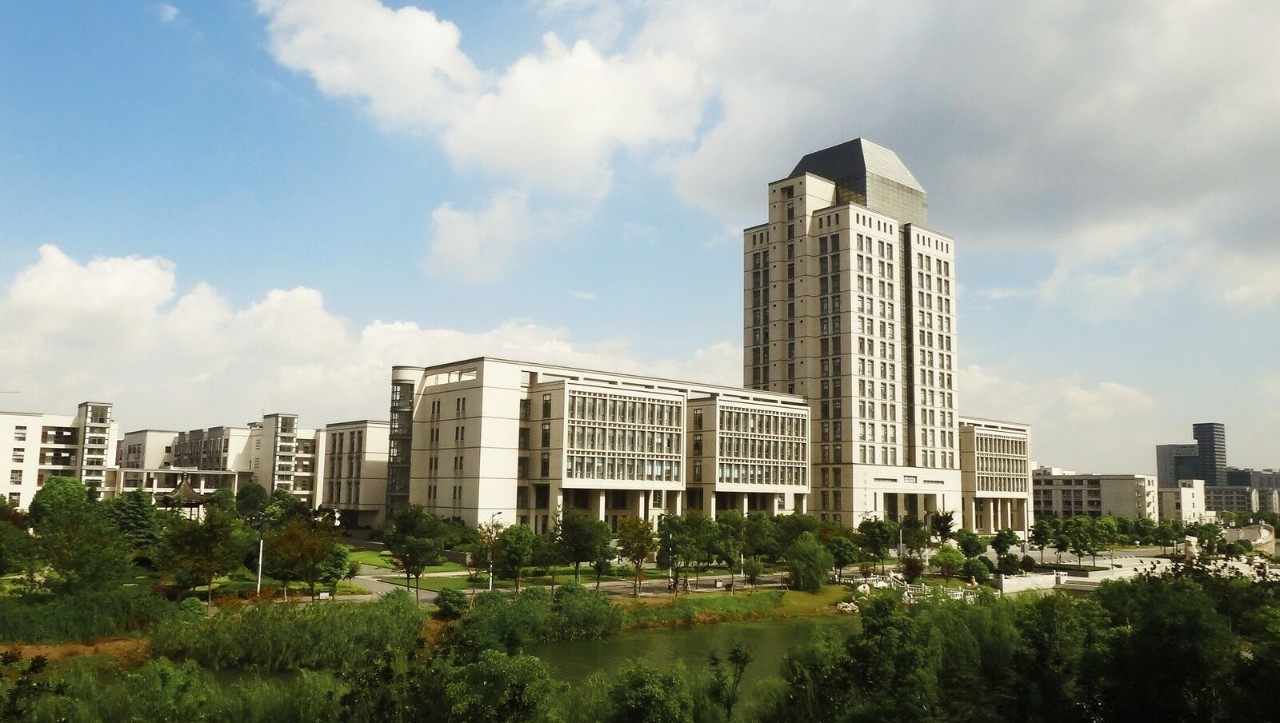
#> input picture pictures/JNU.bmp, 1280 x 723 px
$ python -i Effect.py   (imports and definitions only)
#> lines starting #> are read from the running program, lines starting #| are printed output that depends on the picture
#> further down, picture is the input picture: shape (723, 1280, 3); mean B, G, R 140.8, 151.9, 144.8
import cv2
import numpy as np


# 图像效果类
class ImgEffects:
    def __init__(self, img) -> None:
        self.src = img  # 原图
        self.gray = cv2.cvtColor(self.src, cv2.COLOR_BGR2GRAY)  # 灰度图
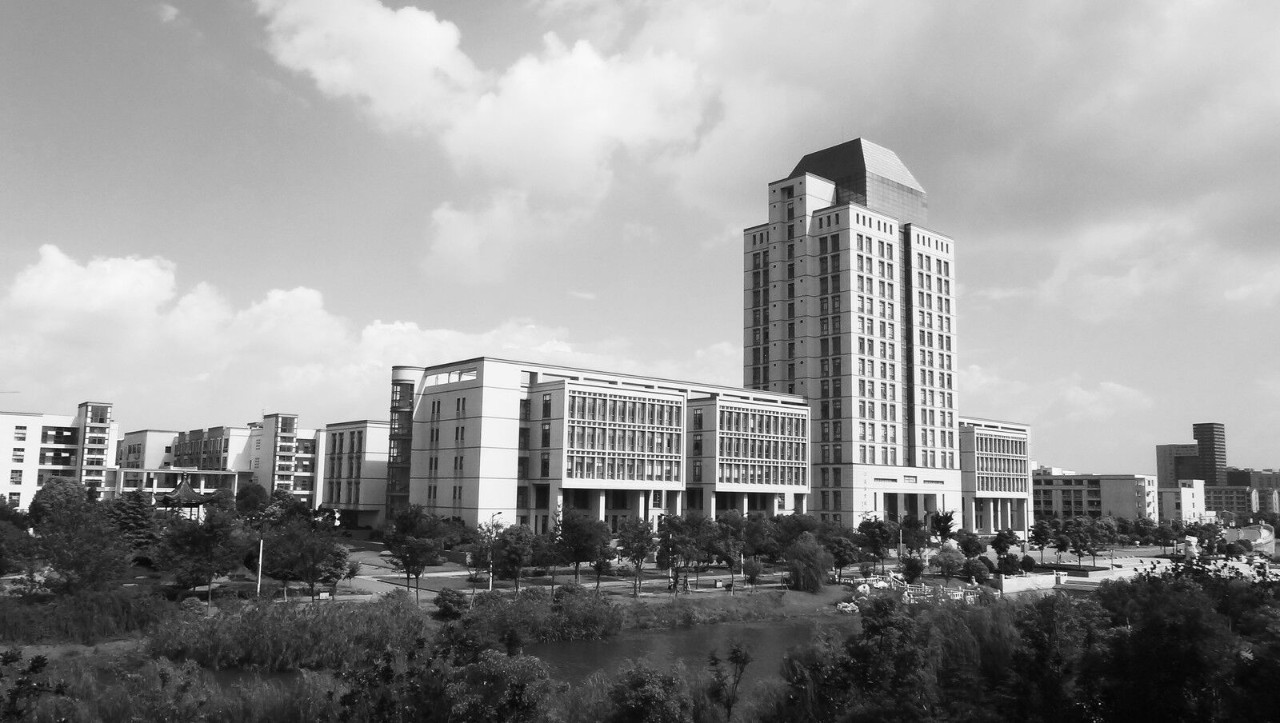
#> self.gray: shape (723, 1280); min 1, max 253, mean 148.5
        self.h, self.w = self.src.shape[:2]  # 图像高度和宽度
#> self.h = 723; self.w = 1280

    # 毛玻璃特效
    def glass(self):
        glassImg = np.zeros((self.h, self.w, 3), np.uint8)  # 创建一个空白图像
        for i in range(self.h - 6):  # 循环遍历图像的每一行
            for j in range(self.w - 6):  # 循环遍历图像的每一列
                index = int(np.random.random() * 6)  # 随机选择一个索引
                glassImg[i, j] = self.src[i + index, j + index]  # 将图像的每一个像素点赋值给glassImg
        return glassImg  # 返回毛玻璃图像

    # 流年特效
    def fleet(self):
        fleetImg = np.zeros((self.h, self.w, 3), np.uint8)  # 创建一个空白图像
        for i in range(self.h):  # 循环遍历图像的每一行
            for j in range(0, self.w):  # 循环遍历图像的每一列
                b = np.sqrt(self.src[i, j][0]) * 14  # 计算b的值
                g = self.src[i, j][1]  # 计算g的值
                r = self.src[i, j][2]  # 计算r的值
                if b > 255:  # 如果b的值大于255
                    b = 255  # 就赋值255
                fleetImg[i, j] = np.uint8((b, g, r))  # 将图像的每一个像素点赋值给fleetImg
        return fleetImg  # 返回流年图像

    # 卡通特效
    def cartoon(self):
        num = 7  # 双边滤波数目
        for i in range(num):  # 循环遍历滤波数目
            cv2.bilateralFilter(self.src, d=9, sigmaColor=5, sigmaSpace=3)  # 双边滤波
        median = cv2.medianBlur(self.gray, 7)  # 中值滤波
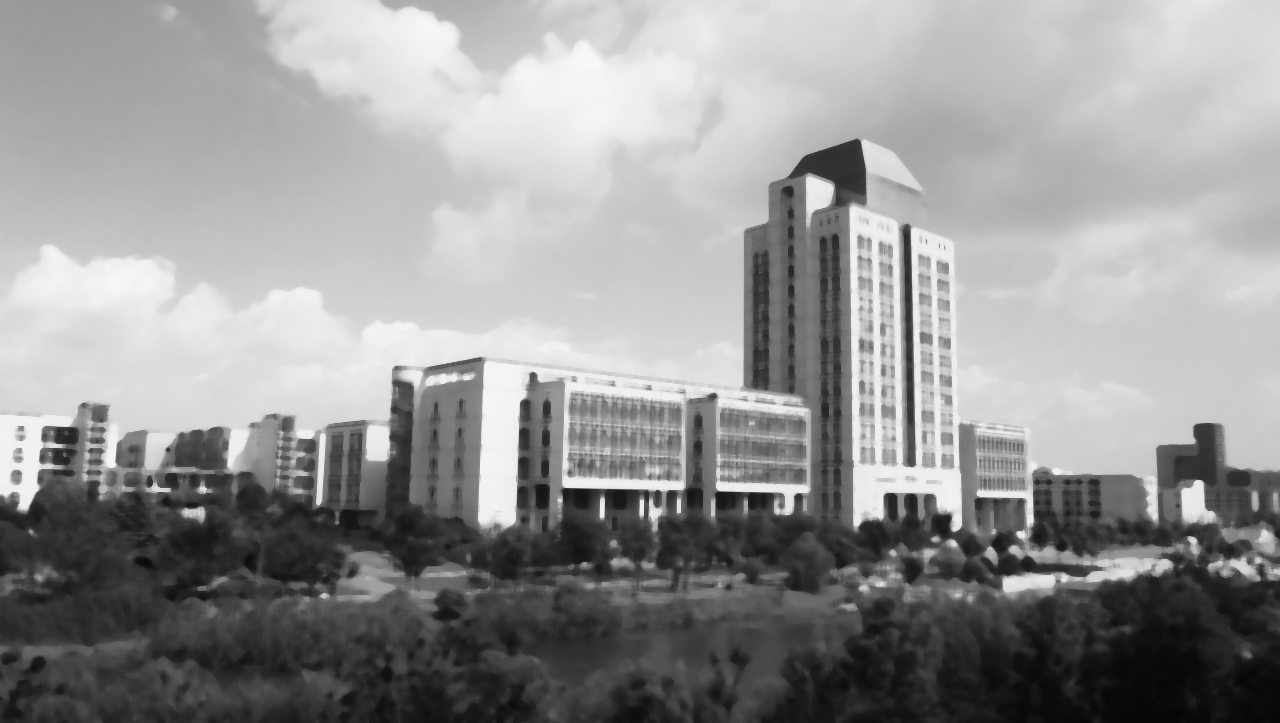
#> median: shape (723, 1280); min 5, max 249, mean 148.5
        edge = cv2.adaptiveThreshold(median, 255, cv2.ADAPTIVE_THRESH_MEAN_C, cv2.THRESH_BINARY, blockSize=5, C=2)  # 自适应阈值
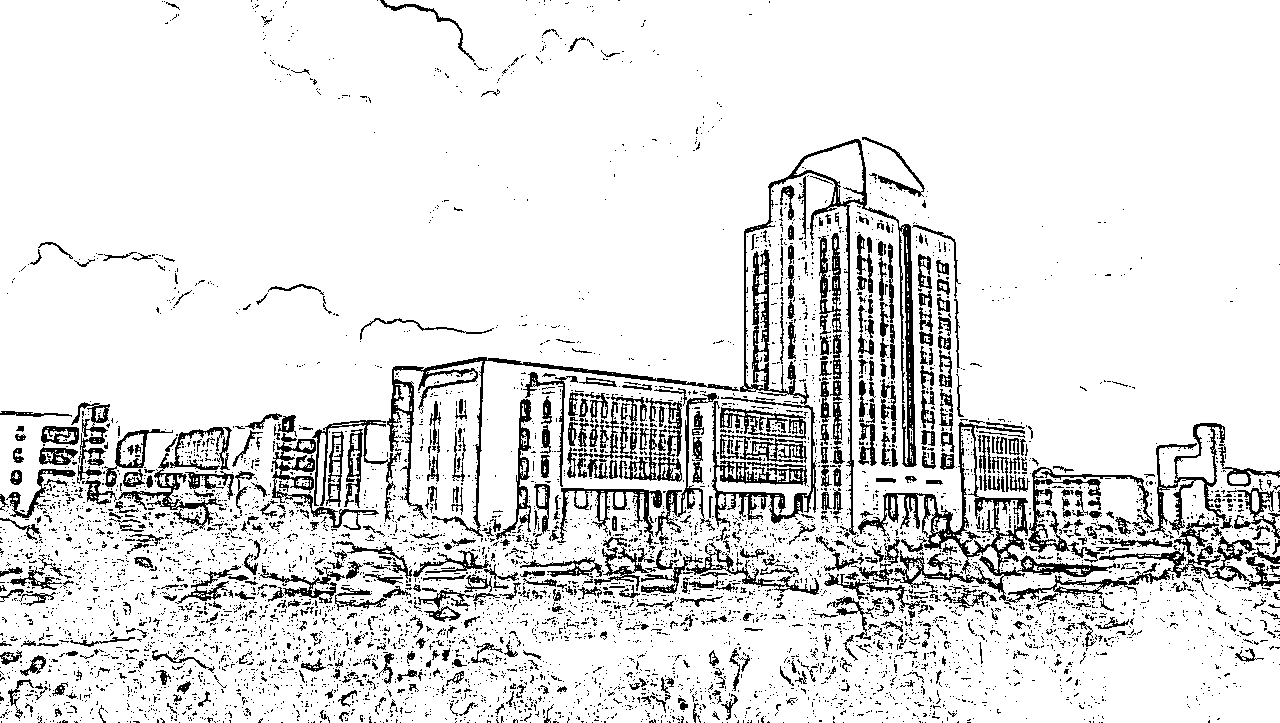
#> edge: shape (723, 1280); 88.1% white; black in thin lines or dots
        edge = cv2.cvtColor(edge, cv2.COLOR_GRAY2RGB)  # 转换颜色空间
#> edge: shape (723, 1280, 3); 88.1% white; black in thin lines or dots
        return cv2.bitwise_and(self.src, edge)  # 将图像与阈值图像进行位运算
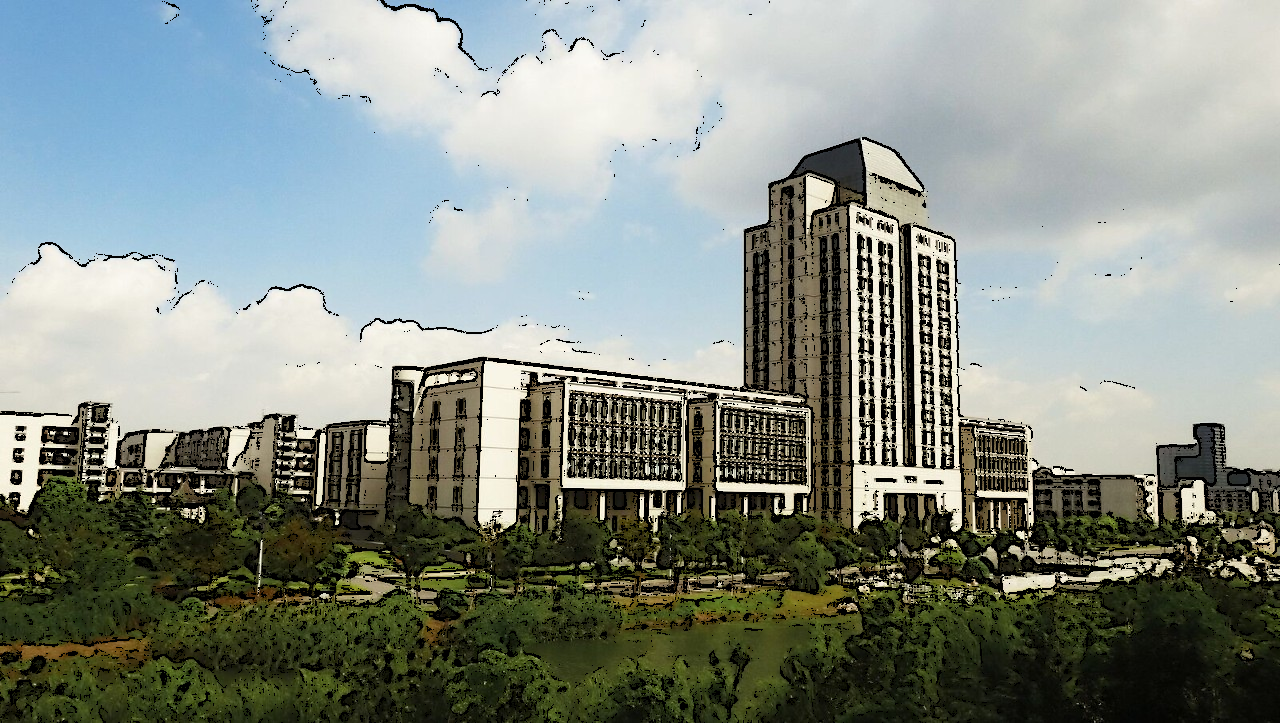
#> returned value: shape (723, 1280, 3); mean of channels 0, 1, 2 133, 141.1, 133.7; drawn as B, G, R


def effect_glass(img):
    process = ImgEffects(img)
    return process.glass()

def effect_fleet(img):
    process = ImgEffects(img)
    return process.fleet()

def effect_cartoon(img):
    process = ImgEffects(img)
    return process.cartoon()

>>> import cv2
>>> picture = cv2.imread('../pictures/JNU.bmp')
>>> result = ImgEffects(picture).cartoon()
